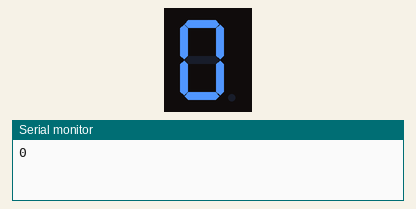
A sketch run on a simulated Arduino Uno, built with avr-gcc and run on an emulated ATmega328P. On the bench: 1-digit seven-segment display, the last lines printed to the serial monitor.

Above: at 0.1 s.
At 1.1 s:
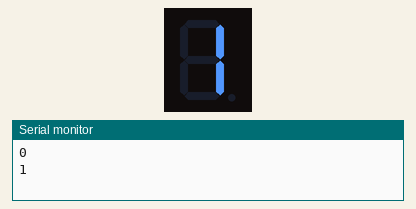
At 2.1 s:
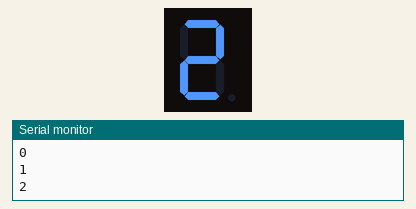
At 4.1 s:
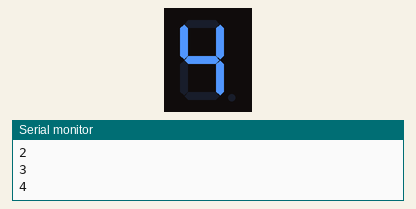
At 6.1 s:
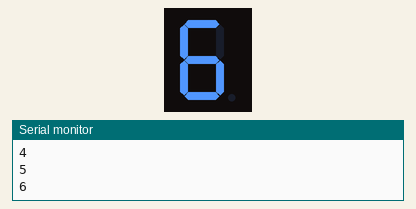
At 9.1 s:
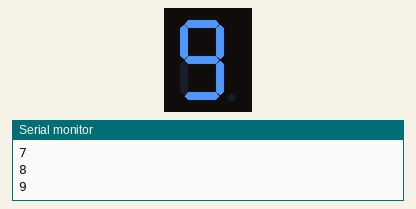

The sketch:

sevenSeg.ino
```cpp
#include "SevSeg.h"
SevSeg sevseg;
//int nums = {0,1,2,3,4,5,6,7,8,9}

void setup(){
    Serial.begin(9600);
    byte numDigits = 1;
    byte digitPins[] = {};
    byte segmentPins[] = {6, 5, 2, 3, 4, 7, 8, 9};
    bool resistorsOnSegments = true;

    byte hardwareConfig = COMMON_CATHODE;
    sevseg.begin(hardwareConfig, numDigits, digitPins, segmentPins, resistorsOnSegments);
    sevseg.setBrightness(90);
}

void loop(){
        for (int i = 0; i < 10; i++) {
          sevseg.setNumber(i);
          sevseg.refreshDisplay();
          Serial.println(i);
          delay(1000);
        }
}
```

Measured:
- by itself, everything shown: repeats every 10.0 s, in 10 steps
- what the display in image 1 shows lasts 1.0 s, from 1.0 s to 2.0 s
